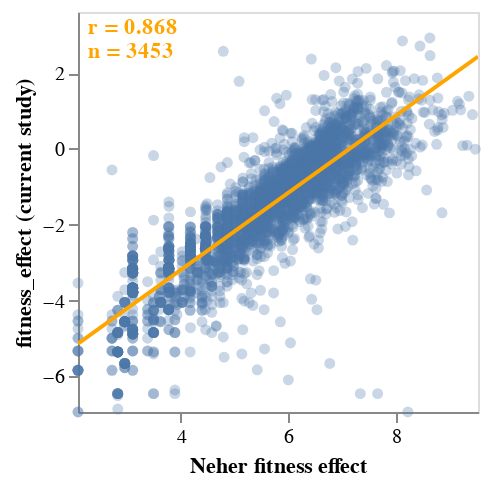

Notebook source saved alongside this figure:
### Markdown cell above
Plot correlation.
First define a function to do this, then make the plots:

### Code cell
def plot_corr_scatters(corr_df_tidy, ncols=4, ignore_pairs=set()):
    "Plot set of correlation scatters."""
    
    subsets = corr_df_tidy["subset"].unique()
    
    corr_df_wide = (
        corr_df_tidy
        .pivot_table(
            index=["mutation", "expected_count"],
            values="delta_fitness",
            columns="subset",
        )
        .reset_index()
        .rename(columns={subset: f"delta_fitness {subset}" for subset in subsets})
    )

    expected_count_selection = alt.selection_single(
        bind=alt.binding_range(
            min=1,
            max=min(5 * min_expected_count, corr_df_tidy["expected_count"].quantile(0.9)),
            step=1,
            name="minimum expected count",
        ),
        fields=["cutoff"],
        init={"cutoff": min_expected_count},
    )
    
    corr_charts = []
    base_chart = alt.Chart(corr_df_wide)
    for subset2, subset1 in itertools.combinations(subsets, 2):
        if {subset1, subset2} in ignore_pairs:
            continue
        
        x_extent = (
            corr_df_wide[f"delta_fitness {subset1}"].min(),
            corr_df_wide[f"delta_fitness {subset1}"].max(),
        )
        y_extent = (
            corr_df_wide[f"delta_fitness {subset2}"].min(),
            corr_df_wide[f"delta_fitness {subset2}"].max(),
        )
        
        base = (
            base_chart
            .encode(
                x=alt.X(
                    f"delta_fitness {subset1}",
                    title=subset1,
                    scale=alt.Scale(zero=False, domain=x_extent, nice=False),
                ),
                y=alt.Y(
                    f"delta_fitness {subset2}",
                    title=subset2,
                    scale=alt.Scale(zero=False, domain=y_extent, nice=False),
                ),
                tooltip=[
                    "mutation",
                    alt.Tooltip(
                        f"delta_fitness {subset1}", title=subset1, format=".4g",
                    ),
                    alt.Tooltip(
                        f"delta_fitness {subset2}", title=subset2, format=".4g",
                    ),
                    alt.Tooltip("expected_count"),
                ],
            )
            .mark_circle(opacity=0.3)
            .properties(width=200, height=200)
            .transform_filter(
                alt.datum["expected_count"] >= expected_count_selection["cutoff"] - 1e-6
            )
        )
    
        scatter = (
            base
            .mark_circle(opacity=0.3)
        )
    
        # regression line and correlation coefficient: https://stackoverflow.com/a/60239699
        line = (
            base
            .transform_regression(
                f"delta_fitness {subset1}",
                f"delta_fitness {subset2}",
                extent=x_extent,
            )
            .mark_line(color="orange", clip=True)
        )
    
        # show correlation coefficient
        params_r = (
            base
            .transform_regression(
                f"delta_fitness {subset1}",
                f"delta_fitness {subset2}",
                params=True,
            )
            .transform_calculate(
                r=alt.expr.sqrt(alt.datum["rSquared"]),
                label='"r = " + format(datum.r, ".3f")',
            )
            .mark_text(align="left", color="orange", fontWeight="bold")
            .encode(
                x=alt.value(5),
                y=alt.value(8),
                text=alt.Text("label:N"),
            )
        )
        
        # show number of points
        params_n = (
            base
            .transform_calculate(
                # add together to get dummy variable so null if either null
                dummy=(
                    alt.datum[f"delta_fitness {subset1}"]
                    + alt.datum[f"delta_fitness {subset2}"]
                ),
            )
            .transform_aggregate(
                n="valid(dummy)",
            )
            .transform_calculate(
                label='"n = " + datum.n',
            )
            .mark_text(align="left", color="orange", fontWeight="bold")
            .encode(
                x=alt.value(5),
                y=alt.value(20),
                text=alt.Text("label:N"),
            )
        )
    
        chart = (
            (scatter + line + params_r + params_n)
            .add_selection(expected_count_selection)
        )
    
        corr_charts.append(chart)

    rows = []
    for i in range(0, len(corr_charts), ncols):
        rows.append(alt.hconcat(*corr_charts[i: i + ncols]))
    corr_chart = alt.vconcat(*rows).configure_axis(grid=False)
    return corr_chart


neher_corr_df_tidy = (
    neher_corr_df
    .rename(columns={"fitness_effect": "fitness_effect (current study)"})
    .melt(
        id_vars=["mutation", "expected_count"],
        var_name="subset",
        value_name="delta_fitness",
    )
)

neher_corr_chart = plot_corr_scatters(neher_corr_df_tidy)
neher_corr_chart

### Figure 1 — Vega-Lite specification as saved in the notebook (floating-point values rounded to 4 significant figures; data arrays with more than 128 entries replaced by an {"elided": "..."} marker saying what was removed)
{"config": {"view": {"continuousWidth": 400, "continuousHeight": 300}, "axis": {"grid": false}}, "vconcat": [{"hconcat": [{"layer": [{"mark": {"type": "circle", "opacity": 0.3}, "encoding": {"tooltip": [{"field": "mutation", "type": "nominal"}, {"field": "delta_fitness Neher fitness effect", "format": ".4g", "title": "Neher fitness effect", "type": "quantitative"}, {"field": "delta_fitness fitness_effect (current study)", "format": ".4g", "title": "fitness_effect (current study)", "type": "quantitative"}, {"field": "expected_count", "type": "quantitative"}], "x": {"field": "delta_fitness Neher fitness effect", "scale": {"domain": [2.1, 9.511], "nice": false, "zero": false}, "title": "Neher fitness effect", "type": "quantitative"}, "y": {"field": "delta_fitness fitness_effect (current study)", "scale": {"domain": [-6.937, 3.609], "nice": false, "zero": false}, "title": "fitness_effect (current study)", "type": "quantitative"}}, "height": 200, "selection": {"selector001": {"type": "single", "bind": {"input": "range", "max": 100, "min": 1, "name": "minimum expected count", "step": 1}, "fields": ["cutoff"], "init": {"cutoff": 20}}}, "transform": [{"filter": "(datum['expected_count'] >= (selector001['cutoff'] - 1e-06))"}], "width": 200}, {"mark": {"type": "line", "clip": true, "color": "orange"}, "encoding": {"tooltip": [{"field": "mutation", "type": "nominal"}, {"field": "delta_fitness Neher fitness effect", "format": ".4g", "title": "Neher fitness effect", "type": "quantitative"}, {"field": "delta_fitness fitness_effect (current study)", "format": ".4g", "title": "fitness_effect (current study)", "type": "quantitative"}, {"field": "expected_count", "type": "quantitative"}], "x": {"field": "delta_fitness Neher fitness effect", "scale": {"domain": [2.1, 9.511], "nice": false, "zero": false}, "title": "Neher fitness effect", "type": "quantitative"}, "y": {"field": "delta_fitness fitness_effect (current study)", "scale": {"domain": [-6.937, 3.609], "nice": false, "zero": false}, "title": "fitness_effect (current study)", "type": "quantitative"}}, "height": 200, "transform": [{"filter": "(datum['expected_count'] >= (selector001['cutoff'] - 1e-06))"}, {"on": "delta_fitness Neher fitness effect", "regression": "delta_fitness fitness_effect (current study)", "extent": [2.1, 9.511]}], "width": 200}, {"mark": {"type": "text", "align": "left", "color": "orange", "fontWeight": "bold"}, "encoding": {"text": {"field": "label", "type": "nominal"}, "tooltip": [{"field": "mutation", "type": "nominal"}, {"field": "delta_fitness Neher fitness effect", "format": ".4g", "title": "Neher fitness effect", "type": "quantitative"}, {"field": "delta_fitness fitness_effect (current study)", "format": ".4g", "title": "fitness_effect (current study)", "type": "quantitative"}, {"field": "expected_count", "type": "quantitative"}], "x": {"value": 5}, "y": {"value": 8}}, "height": 200, "transform": [{"filter": "(datum['expected_count'] >= (selector001['cutoff'] - 1e-06))"}, {"on": "delta_fitness Neher fitness effect", "regression": "delta_fitness fitness_effect (current study)", "params": true}, {"calculate": "sqrt(datum['rSquared'])", "as": "r"}, {"calculate": "\"r = \" + format(datum.r, \".3f\")", "as": "label"}], "width": 200}, {"mark": {"type": "text", "align": "left", "color": "orange", "fontWeight": "bold"}, "encoding": {"text": {"field": "label", "type": "nominal"}, "tooltip": [{"field": "mutation", "type": "nominal"}, {"field": "delta_fitness Neher fitness effect", "format": ".4g", "title": "Neher fitness effect", "type": "quantitative"}, {"field": "delta_fitness fitness_effect (current study)", "format": ".4g", "title": "fitness_effect (current study)", "type": "quantitative"}, {"field": "expected_count", "type": "quantitative"}], "x": {"value": 5}, "y": {"value": 20}}, "height": 200, "transform": [{"filter": "(datum['expected_count'] >= (selector001['cutoff'] - 1e-06))"}, {"calculate": "(datum['delta_fitness Neher fitness effect'] + datum['delta_fitness fitness_effect (current study)'])", "as": "dummy"}, {"aggregate": [{"op": "valid", "field": "dummy", "as": "n"}]}, {"calculate": "\"n = \" + datum.n", "as": "label"}], "width": 200}]}]}], "data": {"name": "data-c6928b4c83c455451459096aef5eb19c"}, "$schema": "https://vega.github.io/schema/vega-lite/v4.17.0.json", "datasets": {"data-c6928b4c83c455451459096aef5eb19c": {"elided": "5147 records"}}}
